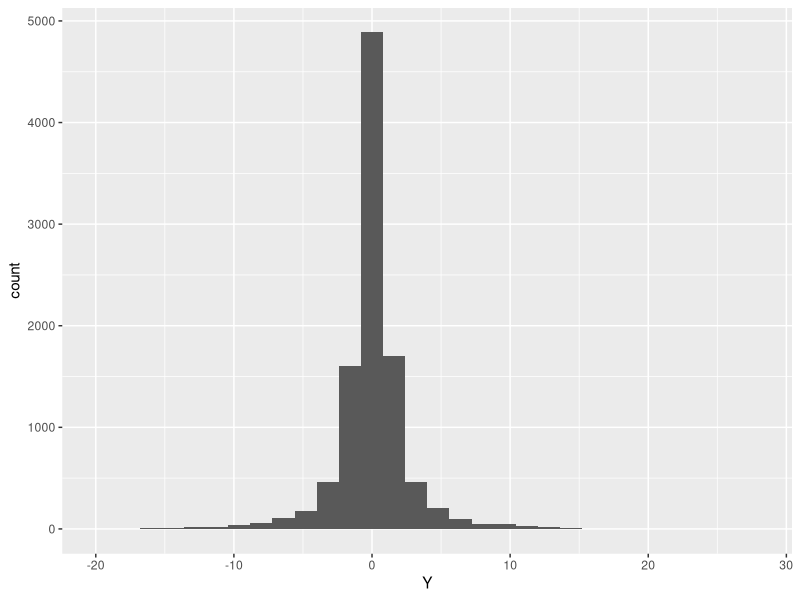
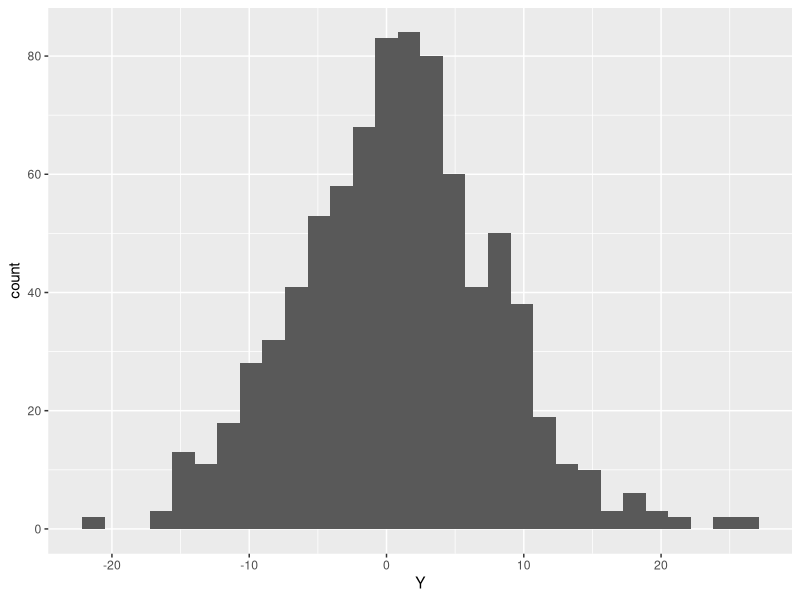
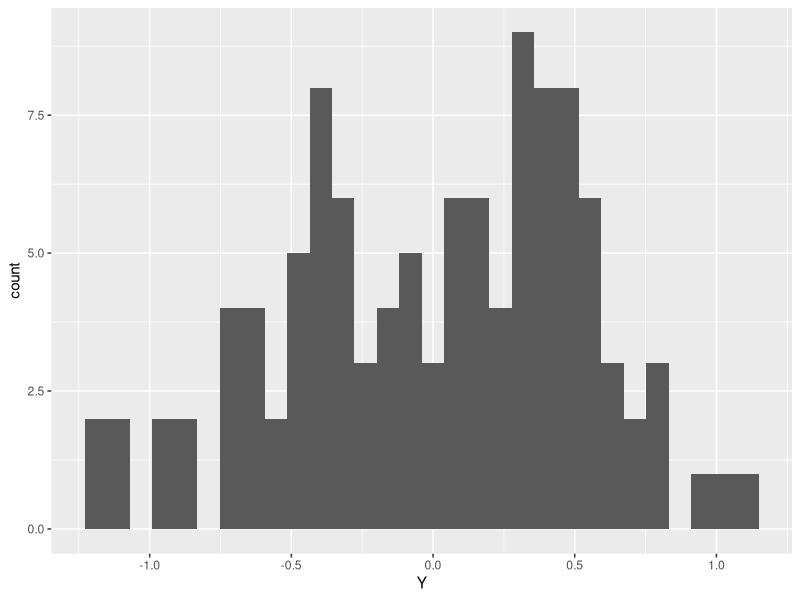
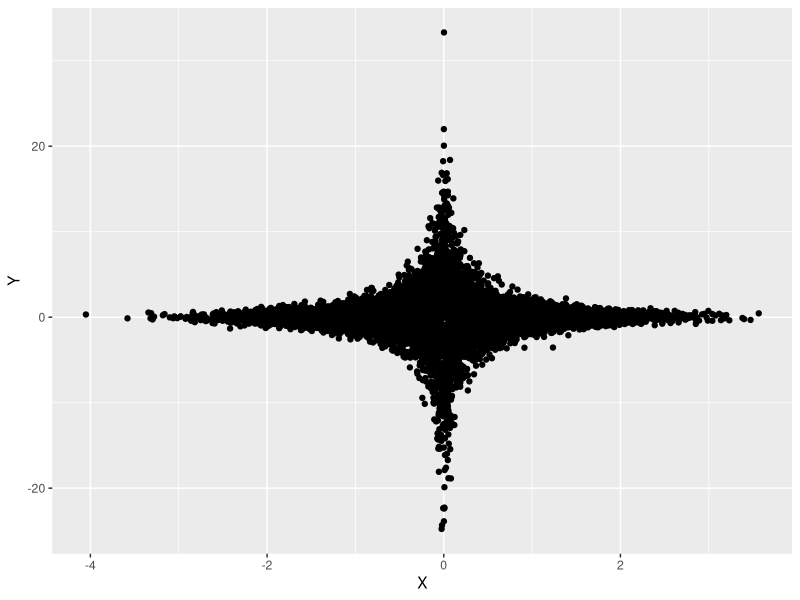

Write R code to recreate these figures, in order.
## ---- chunk 1
knitr::opts_chunk$set(echo = TRUE)
library(tidyverse)
## ---- chunk 2
datagen <- function(n) {
  tibble(X = rnorm(n),
         Y = rnorm(n,sd = 1/ (.1 + abs(X)))
         )
}

datagen(10000) %>%
  ggplot() +
  geom_histogram(aes(x=Y)) # it looks like laplace dawg


datagen(10000) %>%
  filter(X>= -0.1 & X <= 0.1) %>% # Distribution of Y given -.1 <= X <= .1. Looks normalish
  ggplot() +
  geom_histogram(aes(x=Y))

datagen(10000) %>%
  filter(X>= 1.9 & X <= 2.1) %>% # Distribution of Y given -.1 <= X <= .1
  ggplot() +
  geom_histogram(aes(x=Y))


datagen(10000) %>%  # when x deviates from 0 Y fans out/ varies more
  ggplot() +
  geom_point(aes(x=X, y = Y))
## ---- chunk 3
sample_XYZ = function(n) { # input = # of rows desired 
  tibble( 
    X = rbinom(n,1,.5),
    Y = ifelse(X,runif(n),rnorm(n)),
    Z = rbinom(n,1,log(Y))
  ) 
}

sample_XYZ(1000)
